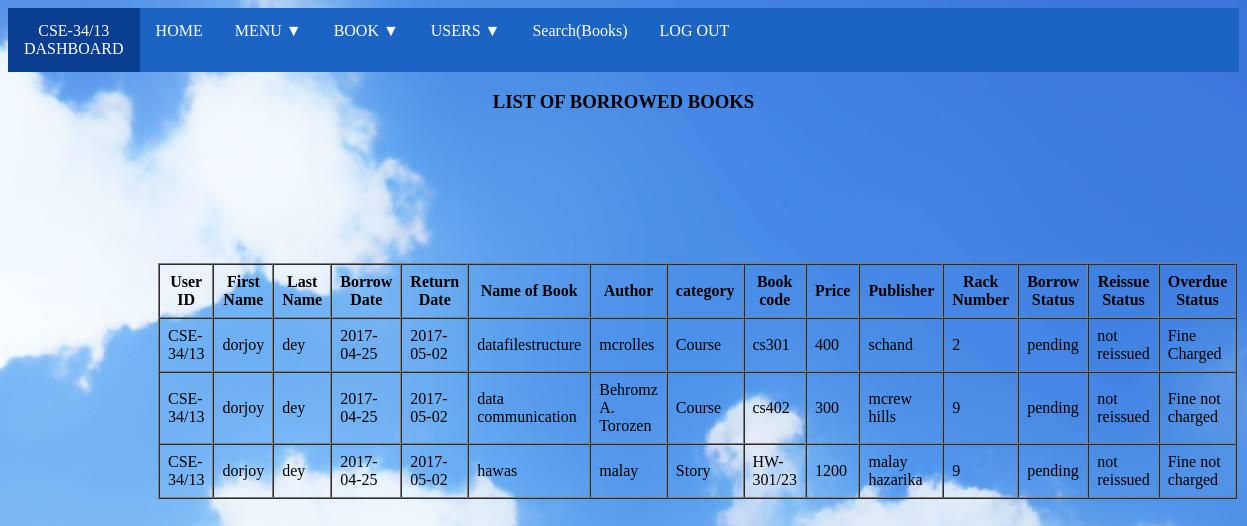
Screenshot of /user/userListofborrowedbooks.php (signed in) with the database file from the repository.
### tables this page shows
CREATE TABLE IF NOT EXISTS `borrower` (
  `uid` varchar(100) NOT NULL,
  `firstname` text NOT NULL,
  `lastname` text NOT NULL,
  `borrowdate` date NOT NULL,
  `returndate` date NOT NULL,
  `booknm` varchar(200) NOT NULL,
  `bauthor` varchar(100) NOT NULL,
  `category` text NOT NULL,
  `bcode` varchar(100) NOT NULL,
  `bprice` int(255) NOT NULL,
  `bpublisher` varchar(200) NOT NULL,
  `racknum` int(100) NOT NULL,
  `borrowstatus` text NOT NULL
);

CREATE TABLE IF NOT EXISTS `reissue_finelist` (
  `uid` varchar(200) NOT NULL,
  `bcode` varchar(200) NOT NULL,
  `borrowdate` date NOT NULL,
  `returndate` date NOT NULL,
  `borrowstatus` text NOT NULL,
  `reissueStatus` text NOT NULL,
  `reissuedate` date NOT NULL,
  `fine` int(200) NOT NULL
);

### user/userListofborrowedbooks.php (the view, shortened to what this page needs)
<?php
if(!isset($_SESSION['uid']))
{
  header("location:signin-user.php");
}
else
{
    include_once('../dbconnect.php');
 ?>
<!DOCTYPE html>
<html>
  <head>
    <link rel="stylesheet" href="../assets/style.css"/>
  </head>
  <body background = "../assets/bluebackground.jpg">
    <ul>
      <li><a href="#" style="hover:not ;background-color: #0a3e91;">
        <?php echo $_SESSION['uid']; ?><br>
        DASHBOARD</a></li>
      <li><a href="../user/userDashboard.php">HOME</a></li>
      <li class="dropdown">
        <a href="javascript:void(0)" class="menubar-dropdown">MENU ▼</a>
      </li>
      <li class="dropdown">
        <a href="javascript:void(0)" class="bookbar-dropdown">BOOK ▼</a>
      </li>
      <li class="dropdown">
        <a href="javascript:void(0)" class="users-dropdown">USERS ▼</a>
      </li>
      <li><a href="userSearchbook.php">Search(Books)</a></li>
      <li><a href="userLogout.php">LOG OUT</a></li>
    </ul>
    <center>
      <p><h3>LIST OF BORROWED BOOKS</h3></p>
    <table cellpadding="8" cellspacing="0" border="1" style="margin: 150px;">
      <tr>
        <th>User ID</th>
        <th>First Name</th>
        <th>Last Name</th>
        <th>Borrow Date</th>
        <th>Return Date</th>
        <th>Name of Book</th>
        <th>Author</th>
        <th>category</th>
        <th>Book code</th>
        <th>Price</th>
        <th>Publisher</th>
        <th>Rack Number</th>
        <th>Borrow Status</th>
        <th>Reissue Status</th>
        <th>Overdue Status</th>
      </tr>
      <?php
        $sql = "SELECT * FROM borrower WHERE uid ='".$_SESSION['uid']."'";
        $query = mysqli_query($conn,$sql);
        if(mysqli_num_rows($query)>0)
        {
          while ($row = mysqli_fetch_object($query))
          {
            $bcode = $row->bcode;
            $sqlI = "SELECT * FROM reissue_finelist WHERE bcode ='$bcode' AND uid ='".$_SESSION['uid']."' ";
            $queryI = mysqli_query($conn,$sqlI);
            $rowI = mysqli_fetch_object($queryI);
            $fine = $rowI->fine;
      ?>
          <tr>
            <td><?php echo $row->uid; ?></td>
            <td><?php echo $row->firstname; ?></td>
            <td><?php echo $row->lastname; ?></td>
            <td><?php echo $row->borrowdate; ?></td>
            <td><?php echo $row->returndate; ?></td>
            <td><?php echo $row->booknm; ?></td>
            <td><?php echo $row->bauthor; ?></td>
            <td><?php echo $row->category; ?></td>
            <td><?php echo $row->bcode; ?></td>
            <td><?php echo $row->bprice; ?></td>
            <td><?php echo $row->bpublisher; ?></td>
            <td><?php echo $row->racknum; ?></td>
            <td><?php echo $row->borrowstatus; ?></td>
            <td><?php echo $rowI->reissueStatus; ?></td>
            <td><?php
                if($fine == 1)
                {
                  echo "Fine Charged";
                }
                else
                {
                  echo "Fine not charged";
                }
               ?>
            </td>
          </tr>
      <?php
          }
        }
       ?>
    </table>
  </center>
  </body>
</html>
<?php } ?>

### assets/style.css (style rules this page uses)
body { background = "../assets/bluebackground.jpg"; background-color: #cccccc; background-repeat: no-repeat; }
ul { list-style-type: none; margin: 0px; padding: 0px; overflow: hidden; background-color: #1b64c4; }
li { float: left; }
li a, .bookbar-dropdown { display: inline-block; color: white; text-align: center; padding: 14px 16px; text-decoration: none; }
li a, .users-dropdown { display: inline-block; color: white; text-align: center; padding: 14px 16px; text-decoration: none; }
li.dropdown { display: inline-block; }
li a, .menubar-dropdown { display: inline-block; color: white; text-align: center; padding: 14px 16px; text-decoration: none; }

### rows the page displays
borrower: uid "CSE-34/13", firstname "dorjoy", lastname "dey", borrowdate "2017-04-25", returndate "2017-05-02", booknm "datafilestructure", bauthor "mcrolles", category "Course", bcode "cs301", bprice "400", bpublisher "schand", racknum "2", borrowstatus "pending", reissue_finelist.reissueStatus "not reissued", shows "Fine Charged"
borrower: uid "CSE-34/13", firstname "dorjoy", lastname "dey", borrowdate "2017-04-25", returndate "2017-05-02", booknm "data communication", bauthor "Behromz A. Torozen", category "Course", bcode "cs402", bprice "300", bpublisher "mcrew hills", racknum "9", borrowstatus "pending", reissue_finelist.reissueStatus "not reissued", shows "Fine not charged"
borrower: uid "CSE-34/13", firstname "dorjoy", lastname "dey", borrowdate "2017-04-25", returndate "2017-05-02", booknm "hawas", bauthor "malay", category "Story", bcode "HW-301/23", bprice "1200", bpublisher "malay hazarika", racknum "9", borrowstatus "pending", reissue_finelist.reissueStatus "not reissued", shows "Fine not charged"

### other values shown
$_SESSION['uid'] "CSE-34/13"
